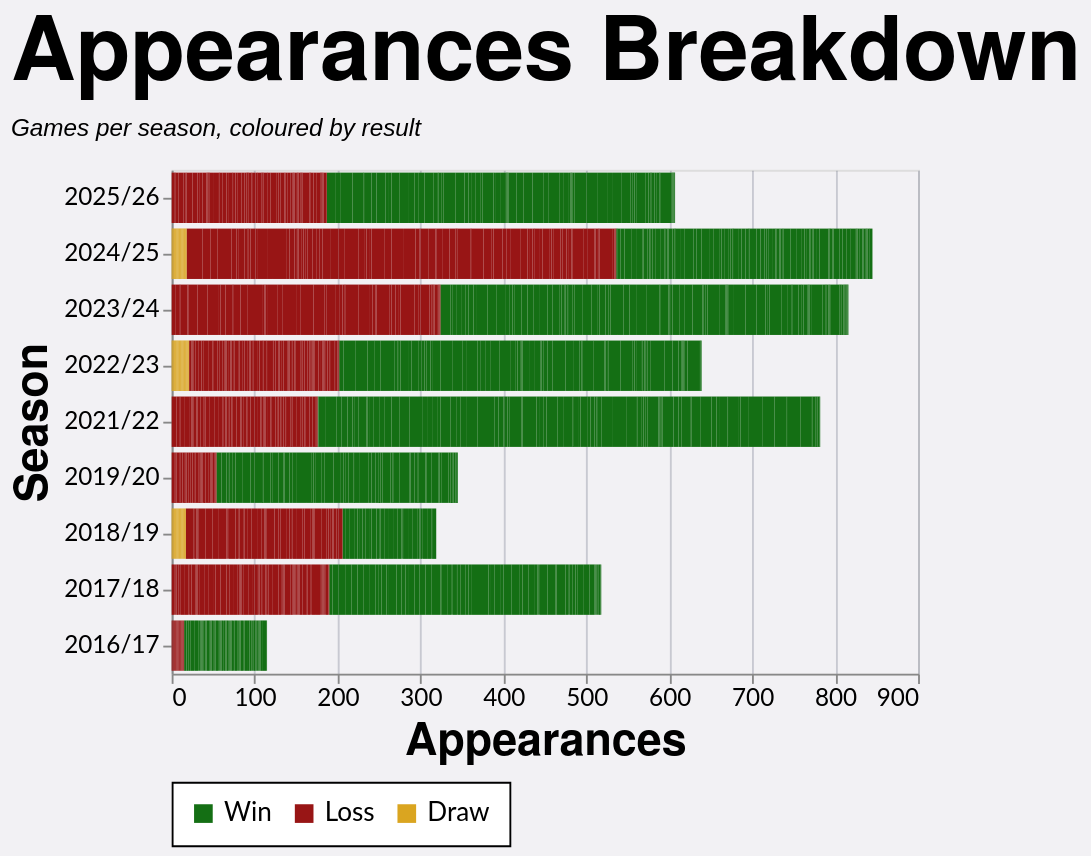

The Vega-Lite source for this figure:
### Vega-Lite specification from a JSON file in a GitHub repository (floating-point values rounded to 4 significant figures; data arrays with more than 128 entries replaced by an {"elided": "..."} marker saying what was removed)
{"config": {"axis": {"labelFont": "Lato, sans-serif", "titleFont": "PT Sans Narrow, Helvetica Neue, Helvetica, Arial, sans-serif", "labelFontSize": 13, "titleFontSize": 24, "gridColor": "#202947", "gridOpacity": 0.2}, "header": {"labelFont": "PT Sans Narrow, Helvetica Neue, Helvetica, Arial, sans-serif", "titleFont": "PT Sans Narrow, Helvetica Neue, Helvetica, Arial, sans-serif", "labelFontSize": 24, "titleFontSize": 28, "labelFontWeight": "bold", "orient": "left"}, "legend": {"labelFont": "Lato, sans-serif", "titleFont": "PT Sans Narrow, Helvetica Neue, Helvetica, Arial, sans-serif", "labelFontSize": 14, "titleFontSize": 16, "titlePadding": 5, "fillColor": "white", "strokeColor": "black", "padding": 10, "titleFontWeight": "lighter", "titleFontStyle": "italic", "titleColor": "gray", "offset": 10}, "title": {"font": "PT Sans Narrow, Helvetica Neue, Helvetica, Arial, sans-serif", "fontSize": 48, "fontWeight": "bold", "anchor": "start", "align": "center", "titlePadding": 20, "subtitlePadding": 10, "subtitleFontSize": 13, "subtitleColor": "", "subtitleFontStyle": "italic", "offset": 15, "color": "black"}, "axisX": {"labelAngle": 0}, "facet": {"title": null, "header": null, "align": {"row": "each", "column": "each"}}, "resolve": {"scale": {"y": "independent", "facet": "independent"}}, "background": "#f2f1f4"}, "data": {"name": "data-15e9b731426547a68561873635b04290"}, "mark": {"type": "bar"}, "encoding": {"color": {"field": "color_value", "legend": {"orient": "bottom", "title": null}, "scale": {"range": ["#146f14", "#981515", "goldenrod"]}, "sort": ["Win", "Loss", "Draw"], "type": "nominal"}, "tooltip": [{"field": "player", "title": "Player", "type": "nominal"}, {"field": "season", "title": "Season", "type": "nominal"}, {"field": "color_value", "title": "Group", "type": "nominal"}, {"aggregate": "sum", "field": "apps", "title": "Appearances", "type": "quantitative"}], "x": {"aggregate": "sum", "field": "apps", "title": "Appearances", "type": "quantitative"}, "y": {"field": "season", "sort": {"field": "season_sort", "op": "max", "order": "descending"}, "title": "Season", "type": "nominal"}}, "height": {"step": 30}, "title": {"text": "Appearances Breakdown", "subtitle": "Games per season, coloured by result"}, "width": 400, "$schema": "https://vega.github.io/schema/vega-lite/v5.20.1.json", "datasets": {"data-15e9b731426547a68561873635b04290": {"elided": "2283 records"}}}
